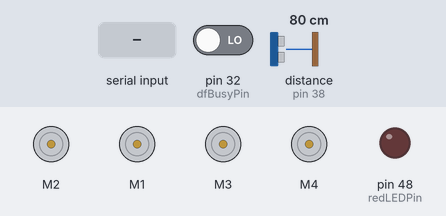
The sketch below on a simulated Arduino Mega 2560, built with avr-gcc and run on an emulated ATmega2560. Parts: 4 × DC motor (green arrow = forward, orange = backward, longer = faster), output pins drawn as LEDs (lit = HIGH). Wiring (inferred from the names in the program): ultrasonic range finder: trigger pin 36; echo pin 38. Dashed ring = blinking. The inputs (shaded band) are chosen by the test bench; at power-on: distance to the obstacle (sensor on pin 38) 80 cm, pin 32 (dfBusyPin) LOW. The echo pulse lasts 58.3 µs per cm; the audio player accepts every command and is not drawn; pins used as bus, display or sensor lines are not drawn; what the sketch prints to the serial monitor is not drawn.

Above: at 1.7 s.
1.8 s: distance to the obstacle (sensor on pin 38) set to 20 cm
3.3 s: distance to the obstacle (sensor on pin 38) set to 15 cm
At 3.31 s:
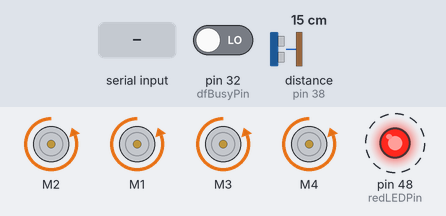
6.3 s: "X" received over the second serial link
At 8.0 s:
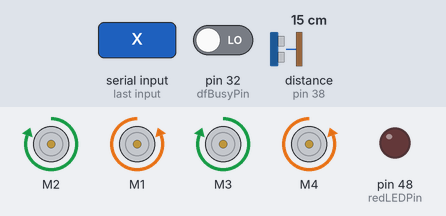
12.3 s: "F" received over the second serial link
At 12.39 s:
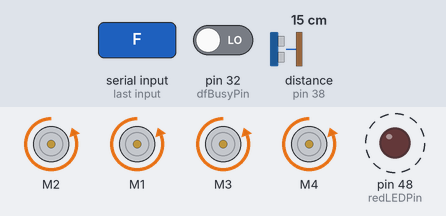
Timing chart, 0 to 16.3 s (numbered marks = the images above; inputs shaded):
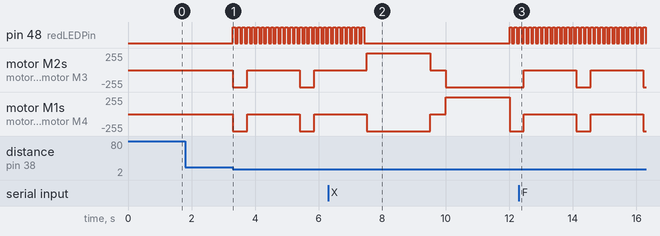

The sketch:

SamBot.ino
```cpp
#include "Arduino.h"
#include "SoftwareSerial.h"
#include "DFRobotDFPlayerMini.h"
#include <AFMotor.h> // V1

// SamBot.ino
// Author: Samuel Haws (https://github.com/SamuelHaws)

////////////////////////////////////////////////////////////////////////
/////////////////// User Configuration Variables ///////////////////////
////////////////////////////////////////////////////////////////////////
const int redLEDPin=48;
const int dfBusyPin=32; // DFPlayer busy pin: low == playing audio, high == not
const int usTrigPin=36; // HC-SR04 Ultrasonic Sensor
const int usEchoPin=38;

const int frMotorCode=1; // "Front right", value is motor identification on drive shield
const int flMotorCode=2;
const int blMotorCode=3;
const int brMotorCode=4;

const int introAudioIdx=3; // Index of file for DFPlayer
const int obstacleAudioIdx=2;
const int wowAudioIdx=1;
const int volumeLevel=23; // 0 - 30
const int obstacleTriggerDistance=17; // cm
const int maxTriggerCount=14; // Number of sequential "too close" distance reads to trigger obstacle
const int flashLEDDelay=75; // ms
const int obstacleLEDTime=2000; // Duration of flashing when obstacle encountered (ms)
const int obstacleBackwardTime=250; // Duration of backward motion when obstacle encountered (ms)
const int spinTime=2000; // ms
////////////////////////////////////////////////////////////////////////
/////////////////// End Configuration Variables ////////////////////////
////////////////////////////////////////////////////////////////////////

int triggerCount=0; // Current number of sequential distances below trigger
const float speedOfSoundCoeff=0.034; // cm per microsecond
float pingTravelTime; // microseconds
float distance; // Between sensor and object in front, in cm
char btSignal; // Signal received from HC-05 Bluetooth Module

// DFPlayer sends audio from files on SD Card to speaker
DFRobotDFPlayerMini dfPlayer;

// Motors (front-right, front-left, etc.)
AF_DCMotor frMotor(frMotorCode);
AF_DCMotor flMotor(flMotorCode);
AF_DCMotor blMotor(blMotorCode);
AF_DCMotor brMotor(brMotorCode);

void setup() {
  pinMode(redLEDPin,OUTPUT);
  pinMode(usTrigPin,OUTPUT);
  pinMode(usEchoPin,INPUT);
  pinMode(dfBusyPin,INPUT);

  // Serial for computer (printing/debugging)
  Serial.begin(115200);
  // Serial for HC-05 Bluetooth Module
  Serial1.begin(9600);
  // Serial for DFPlayer
  Serial2.begin(9600);

  if (!dfPlayer.begin(Serial2)) {
    Serial.println(F("Unable to begin DFPlayer Mini..."));
    Serial.println(F("Please recheck the connections and SD card."));
    while(true);
  }
  Serial.println(F("DFPlayer Mini online."));

  dfPlayer.volume(volumeLevel);
}

void loop() {
  triggerCount = 0;
  if(Serial1.available() > 0){
    btSignal = Serial1.read();
    switch(btSignal){
      case 'F':
        motorForward();
        break;
      case 'B':
        motorBackward();
        break;
      case 'L':
        motorLeft();
        break;
      case 'R':
        motorRight();
        break;
      case 'V':
        // If DFPlayer not currently playing audio, play intro audio
        if (digitalRead(dfBusyPin) == 1) {
          dfPlayer.play(introAudioIdx);
        }
        break;
      case 'X':
        wow();
      default:
        motorStop();
        break;
    }
  }

  // Sense/calculate distance
  digitalWrite(usTrigPin,LOW);
  delayMicroseconds(10);
  digitalWrite(usTrigPin,HIGH);
  delayMicroseconds(10);
  digitalWrite(usTrigPin,LOW);
  pingTravelTime=pulseIn(usEchoPin,HIGH);
  // Must divide by two to get distance, because the signal goes out and back
  distance = (pingTravelTime*speedOfSoundCoeff)/float(2);
  // If detect some number of sequential "too close" distances, handle obstacle
  while(distance < obstacleTriggerDistance) {
    triggerCount++;
    if (triggerCount >= maxTriggerCount) {
      handleObstacle();
      break;
    }
  }
}

// Action to take when obstacle detected by ultrasonic sensor
void handleObstacle() {
  // If DFPlayer not currently playing audio, play obstacle audio
  if (digitalRead(dfBusyPin) == 1) {
    dfPlayer.play(obstacleAudioIdx);
  }
  // Move backward slightly and Flash LED for short duration
  unsigned long startTime = millis();
  unsigned long endTime = startTime;
  unsigned long elapsedTime;
  motorBackward();
  while (true) {
    endTime = millis();
    elapsedTime = endTime - startTime;
    // Flash LED for some duration
    if (elapsedTime <= obstacleLEDTime) {
      flashLED();
    }
    // End backward motion after some duration
    if(elapsedTime > obstacleBackwardTime) {
      motorStop();
    }
    // Control is returned to user once both obstacleTimes are elapsed
    if (elapsedTime > max(obstacleLEDTime, obstacleBackwardTime)) {
      break;
    }
  }
}

void flashLED() {
  digitalWrite(redLEDPin,HIGH);
  delay(flashLEDDelay);
  digitalWrite(redLEDPin,LOW);
  delay(flashLEDDelay);
}

// Motor movement functions

void motorForward() {
  flMotor.setSpeed(255);
  flMotor.run(FORWARD);
  frMotor.setSpeed(255);
  frMotor.run(FORWARD);
  blMotor.setSpeed(255);
  blMotor.run(FORWARD);
  brMotor.setSpeed(255);
  brMotor.run(FORWARD);
}
void motorBackward() {
  flMotor.setSpeed(255);
  flMotor.run(BACKWARD);
  frMotor.setSpeed(255);
  frMotor.run(BACKWARD);
  blMotor.setSpeed(255);
  blMotor.run(BACKWARD);
  brMotor.setSpeed(255);
  brMotor.run(BACKWARD);
}
void motorLeft() {
  flMotor.setSpeed(255);
  flMotor.run(BACKWARD);
  frMotor.setSpeed(255);
  frMotor.run(FORWARD);
  blMotor.setSpeed(255);
  blMotor.run(BACKWARD);
  brMotor.setSpeed(255);
  brMotor.run(FORWARD);
}
void motorRight() {
  flMotor.setSpeed(255);
  flMotor.run(FORWARD);
  frMotor.setSpeed(255);
  frMotor.run(BACKWARD);
  blMotor.setSpeed(255);
  blMotor.run(FORWARD);
  brMotor.setSpeed(255);
  brMotor.run(BACKWARD);
}
void motorStop() {
  flMotor.setSpeed(0);
  frMotor.setSpeed(0);
  blMotor.setSpeed(0);
  brMotor.setSpeed(0);
}


// Easter egg... spin in a circle and play anime "wow" meme audio
void wow() {
  // If DFPlayer not currently playing audio, play wow audio
  if (digitalRead(dfBusyPin) == 1) {
    dfPlayer.play(wowAudioIdx);
  }
  motorRight();
  delay(spinTime);
  motorStop();
  delay(500);
  motorLeft();
  delay(spinTime);
  motorStop();
}
```

Measured:
- the behaviour switches between 18 and 17 cm on distance to the obstacle (sensor on pin 38) (found by bisection; images 0 and 1)
- after the input at 1.8 s, every drawn part: stays the same
- after the input at 3.3 s, pin 48 (redLEDPin): alternates HIGH for 0.08 s and LOW for 0.08 s, starting at once; motor M2, motor M1, motor M3, motor M4: alternates backward 255/255 for 0.45 s and stopped for 1.7 s, starting at once
